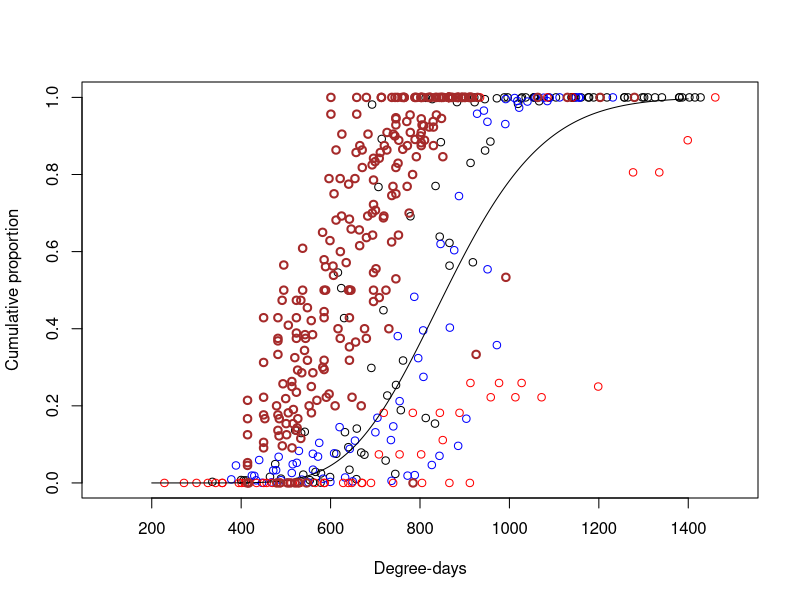
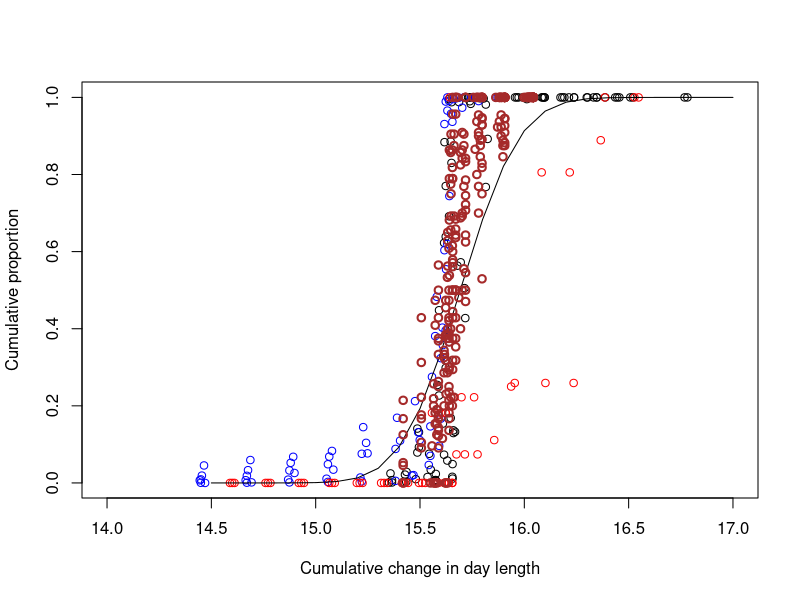

Write R code to recreate these figures, in order.
Aphid_2022FCl <- read.csv("./Data/year2022.csv")
Aphid_2020FCl <- read.csv("./Data/year2020.csv")
Aphid_2019FCl <- read.csv("./Data/year2019.csv")
Aphid_2020FCl2 <- read.csv("./Data/year2020Val.csv")


require(MASS)

# Modeling only degree-days

plot(Aphid_2022FCl$AphidDDS, (Aphid_2022FCl$CumAphid), xlim = c(100, 1500), xlab = "Degree-days", ylab = "Cumulative proportion")
points(Aphid_2020FCl$Aphids_DD, (Aphid_2020FCl$CumAphid), col  = "blue")
points(Aphid_2019FCl$Aphids_DD, (Aphid_2019FCl$CumAphid), col  = "red")

degd <- c(Aphid_2022FCl$AphidDDS, Aphid_2020FCl$Aphids_DD, Aphid_2019FCl$Aphids_DD) # vector with degree-days for all years
PrAphid <- c((Aphid_2022FCl$PrAphid), (Aphid_2020FCl$PrAphid), (Aphid_2019FCl$PrAphid)) # vector with proportion of aphids (out of the total per site) per site per sampling time for all years

aphDDs <- rep(degd, round(PrAphid * 1000)) # variable repeating degree-days weighted by proportions of aphids. This is required for parameter estimation of a gamma pdf

modDDs <- fitdistr(aphDDs, "gamma")

lines(seq(200, 1400), pgamma(seq(200, 1400), shape = coef(modDDs)[1], rate = coef(modDDs)[2])) # adds the line with the gamma model
points(Aphid_2020FCl2$Aphids_DD, (Aphid_2020FCl2$CumAphid), col = "brown", lwd = 2) # adds the "validation" points (from pea crops, not included in parameter estimation)


# Modeling only day length

plot(Aphid_2022FCl$dlD, (Aphid_2022FCl$CumAphid), xlim = c(14, 17), xlab = "Cumulative change in day length", ylab = "Cumulative proportion")
points(Aphid_2020FCl$dlD, (Aphid_2020FCl$CumAphid), col  = "blue")
points(Aphid_2019FCl$dlD, (Aphid_2019FCl$CumAphid), col  = "red")

light <- c(Aphid_2022FCl$dlD, Aphid_2020FCl$dlD, Aphid_2019FCl$dlD) # vector with degree-days for all years
aphlight <- rep(light, round(PrAphid * 1000)) # variable repeating daylengths weighted by proportions of aphids. This is required for parameter estimation of a gamma pdf

modlgt <- fitdistr(aphlight, "gamma")

lines(seq(14.5, 17, 0.1), pgamma(seq(14.5, 17, 0.1), shape = coef(modlgt)[1], rate = coef(modlgt)[2])) # adds the line with the gamma model
points(Aphid_2020FCl2$dlD, (Aphid_2020FCl2$CumAphid), col = "brown", lwd = 2) # adds the "validation" points (from pea crops, not included in parameter estimation)

